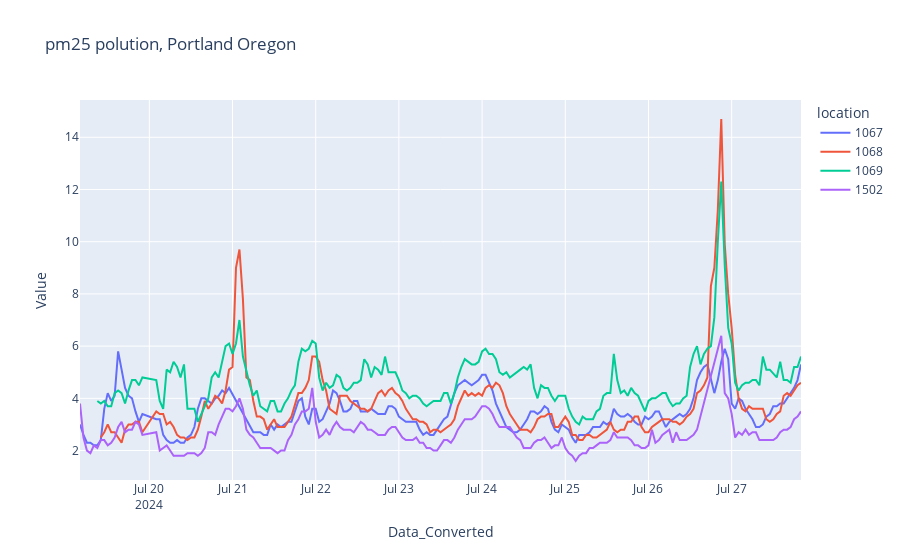

Source (notebook cell):
### Markdown cell above
### Timeseries

### Code cell
timeseries_plot = px.line(combined_df, x = 'Data_Converted', y = 'Value', color='location',
                                title = "pm25 polution, Portland Oregon")
timeseries_plot.show()

### Figure 1 — Plotly figure (JSON) as saved in the notebook; plotly's stock layout.template omitted (floating-point values rounded to 4 significant figures; data arrays with more than 128 entries replaced by an {"elided": "..."} marker saying what was removed)
{"data": [{"hovertemplate": "location=1067<br>Data_Converted=%{x}<br>Value=%{y}<extra></extra>", "legendgroup": "1067", "line": {"color": "#636efa", "dash": "solid"}, "marker": {"symbol": "circle"}, "mode": "lines", "name": "1067", "orientation": "v", "showlegend": true, "type": "scatter", "x": {"elided": "200 str values"}, "xaxis": "x", "y": {"elided": "200 float values"}, "yaxis": "y"}, {"hovertemplate": "location=1068<br>Data_Converted=%{x}<br>Value=%{y}<extra></extra>", "legendgroup": "1068", "line": {"color": "#EF553B", "dash": "solid"}, "marker": {"symbol": "circle"}, "mode": "lines", "name": "1068", "orientation": "v", "showlegend": true, "type": "scatter", "x": {"elided": "200 str values"}, "xaxis": "x", "y": {"elided": "200 float values"}, "yaxis": "y"}, {"hovertemplate": "location=1069<br>Data_Converted=%{x}<br>Value=%{y}<extra></extra>", "legendgroup": "1069", "line": {"color": "#00cc96", "dash": "solid"}, "marker": {"symbol": "circle"}, "mode": "lines", "name": "1069", "orientation": "v", "showlegend": true, "type": "scatter", "x": {"elided": "200 str values"}, "xaxis": "x", "y": {"elided": "200 float values"}, "yaxis": "y"}, {"hovertemplate": "location=1502<br>Data_Converted=%{x}<br>Value=%{y}<extra></extra>", "legendgroup": "1502", "line": {"color": "#ab63fa", "dash": "solid"}, "marker": {"symbol": "circle"}, "mode": "lines", "name": "1502", "orientation": "v", "showlegend": true, "type": "scatter", "x": {"elided": "200 str values"}, "xaxis": "x", "y": {"elided": "200 float values"}, "yaxis": "y"}], "layout": {"legend": {"title": {"text": "location"}, "tracegroupgap": 0}, "title": {"text": "pm25 polution, Portland Oregon"}, "xaxis": {"anchor": "y", "domain": [0, 1], "title": {"text": "Data_Converted"}}, "yaxis": {"anchor": "x", "domain": [0, 1], "title": {"text": "Value"}}}}
